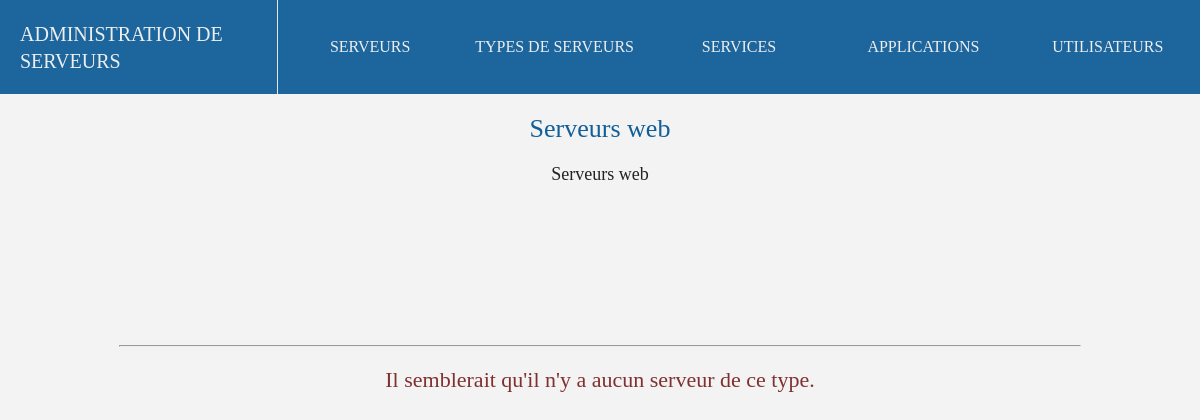
Page /affiche/typeServeur/6/ on the earlier database version.
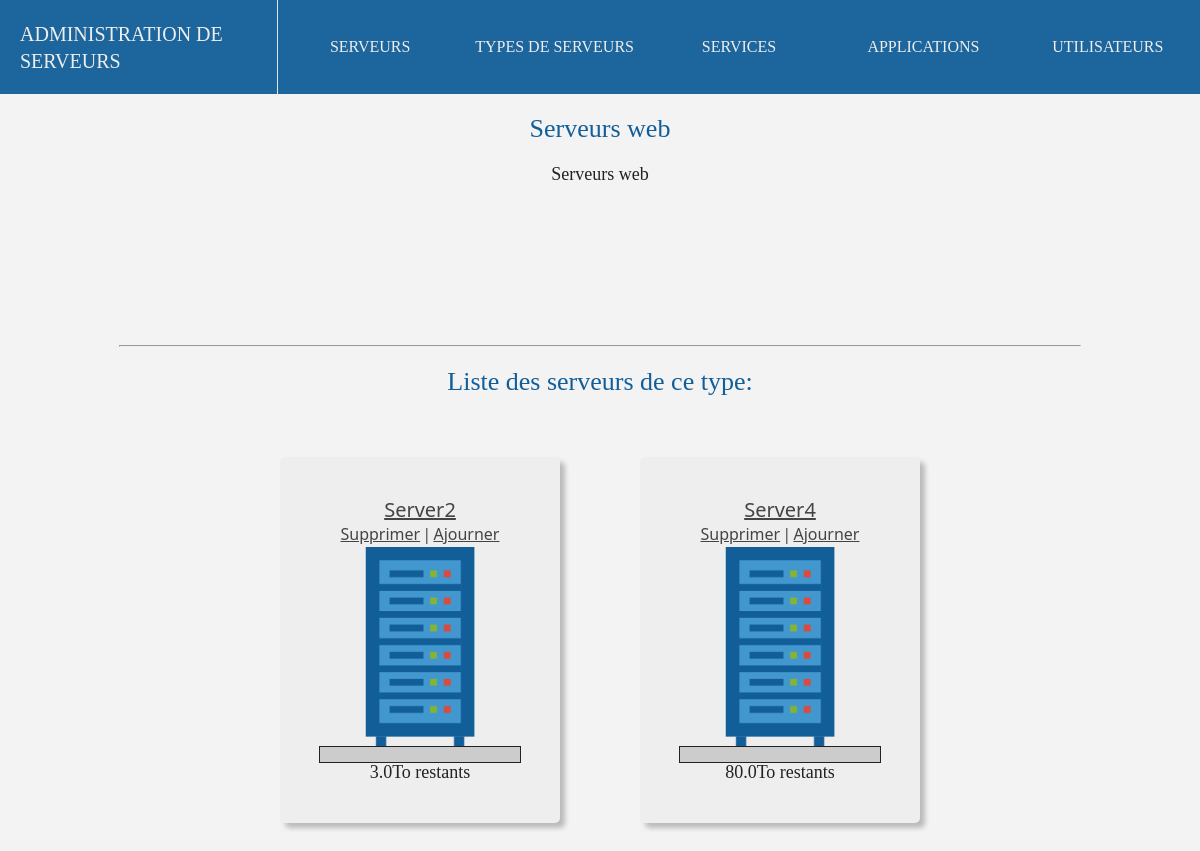
Same page on the later database version.
### adminserver/models.py (models this page shows, shortened)
class serveurs(models.Model):
    nom = models.CharField(max_length=100,blank=False)
    type_de_serveur = models.ForeignKey(type_de_serveurs, on_delete=models.CASCADE, null="true")
    processeurs = models.IntegerField(blank=False)
    memoire = models.IntegerField(blank=False)
    stockage = models.IntegerField(blank=False)
    def __str__(self):
        return self.nom

### adminserver/views.py (the view)
# urls.py: path('affiche/typeServeur/<int:id>/',views.affiche_typeserveur),
def affiche_typeserveur(request, id):
    typeServeur = models.type_de_serveurs.objects.get(pk=id)
    serveurs = list(models.serveurs.objects.filter(type_de_serveur=typeServeur))
    num = len(serveurs)
    for i in serveurs:
        count = 0
        for q in list(models.services.objects.filter(serveur_de_lancement=i.id)):
            count = count + q.espace_memoire_utilise
        for q in list(models.applications.objects.filter(serveurs=i.id)):
            count = count + q.espace_memoire_utilise
        i.progress = round((count/i.stockage)*100,2)
        if i.progress >= 0:
            i.color = "#24a4dc"
            if i.progress >= 75:
                i.color = "orange"
                if i.progress >= 90:
                    i.color = "#d92624"
        if len(str(i.stockage - count)) > 6:
            i.ratio = str(round((i.stockage - count) / 1000000, 2)) + "To restants"
        elif len(str(i.stockage - count)) > 3:
            i.ratio = str(round((i.stockage - count)/1000,2)) + "Go restants"
        elif i.stockage - count > 0:
            i.ratio = str(i.stockage - count) + "Mo restants"
        elif i.stockage - count == 0:
            i.ratio = "FULL"
        else:
            i.ratio = "ERROR"
        i.progress = str(i.progress).replace(",", ".")
    return render(request,"type_serveur/affiche.html",{"typeServeur" : typeServeur,"serveurs":serveurs,"count":num})

### adminserver/templates/type_serveur/affiche.html (shortened to what this page needs)
{% extends "main.html" %}
{% block content %}
<h2> {{typeServeur.type}} </h2>
<p> {{typeServeur.description}} </p>
<hr>
{% if count > 0 %}
<h2> Liste des serveurs de ce type: </h2>
<ol>
{% for i in serveurs %}
<li><a class="object_title" href="/affiche/serveur/{{i.id}}/">{{i}}</a><br><a href="/delete/serveur/{{i.id}}/">Supprimer</a><line>|</line><a href="/update/serveur/{{i.id}}/">Ajourner</a><div class="server_img"></div><div class="progress"> <div class="value" style="width:{{i.progress}}%;background:{{i.color}}"> </div></div><p>{{i.ratio}}</p></li>
{% endfor %}
</ol>
{% else %}
<h3 class="error"> Il semblerait qu'il n'y a aucun serveur de ce type.</h3>
{% endif %}
{% endblock %}

Differences in the rows shown:
added serveurs: nom "Server2", ratio "3.0To restants"
added serveurs: nom "Server4", ratio "80.0To restants"
Other differences:
text no longer shown: "Il semblerait qu'il n'y a aucun serveur de ce type."
text now shown: "Liste des serveurs de ce type:"
